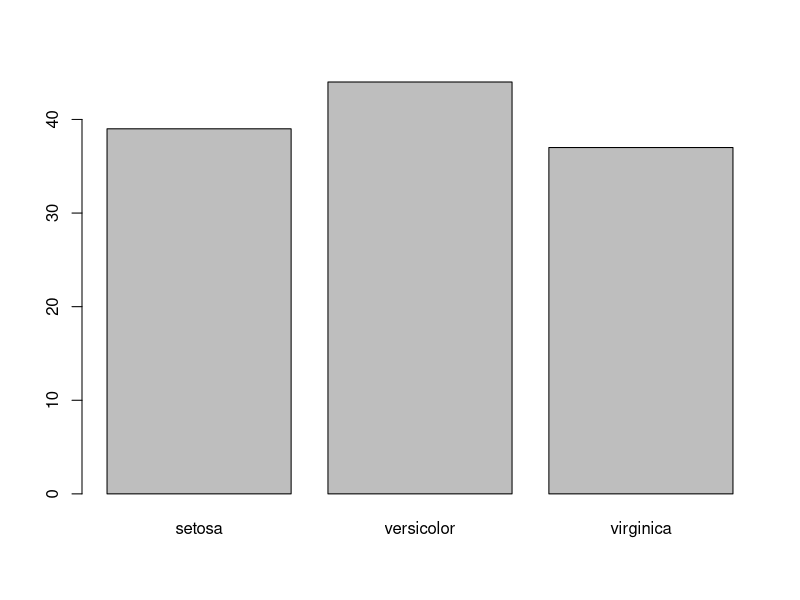
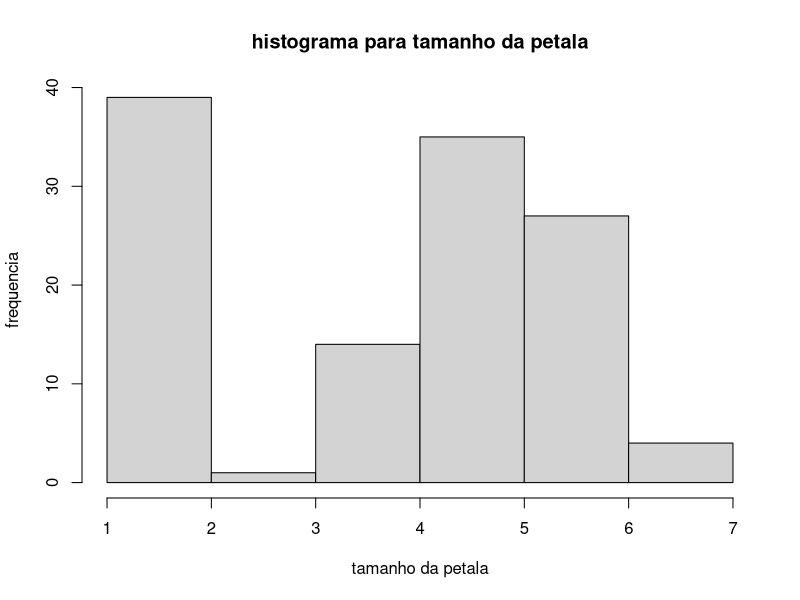

Write R code to recreate these figures, in order. (Note: this script raises an error after producing the figures.)
iris
str(iris)
levels(iris$Species)
iris[34,]
iris

indices<- sample(1:nrow(iris), size = nrow(iris), replace = FALSE)
sample(150)

iris <- iris[indices,]
head(iris)
tail(iris)

n <- round(nrow(iris) * 0.8)
n
treinamento <- iris[1:n,]
teste <- iris[(n+1):nrow(iris),]
summary(treinamento)

x <- c(5,2,10,7,3)
sort(x)
summary(x)
barplot(table(treinamento$Species))
hist(treinamento$Petal.Length, xlab = "tamanho da petala", 
     main = "histograma para tamanho da petala",
     ylab = "frequencia")

par(mfrow = c(4,1))
virginica<- iris[iris$Species == "virginica",]
versicolor<- iris[iris$Species == "versicolor",]
setosa<- iris[iris$Species == "setosa",]
tabela_virginica<-table(virginica$Petal.Length)
tabela_setosa<-table(setosa&Petal.lenght)
tabela_versicolor<-table(versicolor$Petal.Length)

par(mfrow = c(1,3))
hist(virginica$Petal.Length)
lines(density(virginica$Petal.Length), lwd= 3, col="blue")
hist(setosa&Petal.lenght)
hist(versicolor$Petal.Length)


barplot(x=treinamento$Petal.Length,y=treinamento$Petal.Width,pch = 16,cex = 0.8, type="n")
points(x = versicolor$Petal.lenght, y = versicolor$Petal.Width,
       col = "red", pch = 16)

points(x=virginica$Petal.Length, y=virginica$Petal.Width,col = "blue",pch = 16)

a <- boxplot(treinamento$Petal.Length, xlab)
a$stats
